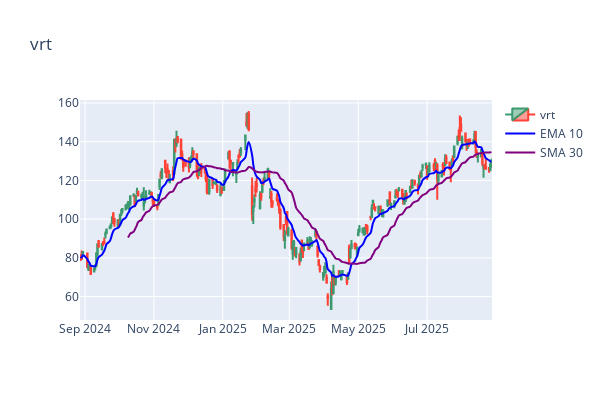
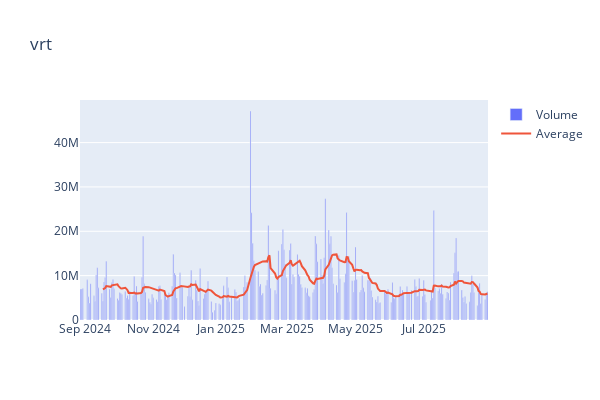

Notebook source saved alongside these figures, in order:
### Code cell
from finta import TA

data = t.history(period='1y', rounding=True, auto_adjust=False)
data['ema10'] = TA.EMA(data, 10)
data['sma30'] = TA.SMA(data, 30)

import plotly.graph_objects as go

# Stock and moving averages
fig = go.Figure(data=[
                go.Candlestick(
                    x = data.index, # date values
                    open  = data['Open'],
                    high  = data['High'],
                    low   = data['Low'],
                    close = data['Close'],
                    name = STOCK
                ),
         
                go.Scatter( x=data['ema10'].index,
                            y=data['ema10'],
                            name='EMA 10',
                            line=dict(color='blue',
                                      width=2,
                                      shape='spline'), # smooth the line
                            ),
        
                go.Scatter( x=data['sma30'].index,
                            y=data['sma30'],
                            name='SMA 30',
                            line=dict(color='purple',
                                      width=2,
                                      shape='spline'), # smooth the line
                            ),
                
                ])
fig.update_layout(xaxis_rangeslider_visible=False, title=f"{STOCK}", width=600, height=400)
fig.show()

# Volume
data['vol_avg'] = data['Volume'].rolling(14).mean()
fig1 = go.Figure(
    data = [
        go.Bar(x=data.index, y=data['Volume'], name='Volume'),
        go.Scatter(x=data.index, y=data['vol_avg'], name='Average')
    ])

fig1.update_layout(title=f"{STOCK}", width=600, height=400)
fig1.show()

### Figure 1 — Plotly figure (JSON) as saved in the notebook; plotly's stock layout.template omitted (floating-point values rounded to 4 significant figures; data arrays with more than 128 entries replaced by an {"elided": "..."} marker saying what was removed)
{"data": [{"close": {"elided": "250 float values"}, "high": {"elided": "250 float values"}, "low": {"elided": "250 float values"}, "name": "vrt", "open": {"elided": "250 float values"}, "type": "candlestick", "x": {"elided": "250 str values"}}, {"line": {"color": "blue", "shape": "spline", "width": 2}, "name": "EMA 10", "type": "scatter", "x": {"elided": "250 str values"}, "y": {"elided": "250 float values"}}, {"line": {"color": "purple", "shape": "spline", "width": 2}, "name": "SMA 30", "type": "scatter", "x": {"elided": "250 str values"}, "y": {"elided": "250 float values"}}], "layout": {"height": 400, "title": {"text": "vrt"}, "width": 600, "xaxis": {"rangeslider": {"visible": false}}}}

### Figure 2 — Plotly figure (JSON) as saved in the notebook; plotly's stock layout.template omitted (floating-point values rounded to 4 significant figures; data arrays with more than 128 entries replaced by an {"elided": "..."} marker saying what was removed)
{"data": [{"name": "Volume", "type": "bar", "x": {"elided": "250 str values"}, "y": {"elided": "250 int values"}}, {"name": "Average", "type": "scatter", "x": {"elided": "250 str values"}, "y": {"elided": "250 float values"}}], "layout": {"height": 400, "title": {"text": "vrt"}, "width": 600}}
